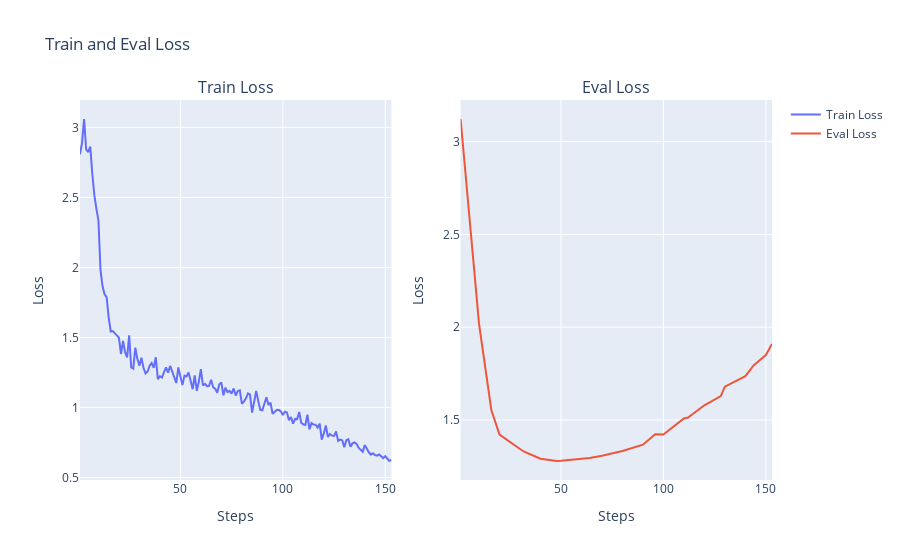

The notebook cell saved with this chart:
### Markdown cell above
### Step7 [b]: Plot the metrics

### Code cell
# Plot the train and eval loss metrics using Plotly python library

fig = make_subplots(
    rows=1, cols=2, shared_xaxes=True, subplot_titles=("Train Loss", "Eval Loss")
)

# Add traces
fig.add_trace(
    go.Scatter(x=train_loss[0], y=train_loss[1], name="Train Loss", mode="lines"),
    row=1,
    col=1,
)
fig.add_trace(
    go.Scatter(x=eval_loss[0], y=eval_loss[1], name="Eval Loss", mode="lines"),
    row=1,
    col=2,
)

# Add figure title
fig.update_layout(title="Train and Eval Loss", xaxis_title="Steps", yaxis_title="Loss")

# Set x-axis title
fig.update_xaxes(title_text="Steps")

# Set y-axes titles
fig.update_yaxes(title_text="Loss")

# Show plot
fig.show()

### Figure 1 — Plotly figure (JSON) as saved in the notebook; plotly's stock layout.template omitted (floating-point values rounded to 4 significant figures; data arrays with more than 128 entries replaced by an {"elided": "..."} marker saying what was removed)
{"data": [{"mode": "lines", "name": "Train Loss", "type": "scatter", "x": {"elided": "153 int values"}, "xaxis": "x", "y": {"elided": "153 float values"}, "yaxis": "y"}, {"mode": "lines", "name": "Eval Loss", "type": "scatter", "x": [1, 10, 16, 20, 30, 32, 40, 48, 50, 60, 64, 70, 80, 90, 96, 100, 110, 112, 120, 128, 130, 140, 144, 150, 153], "xaxis": "x2", "y": [3.122, 2.018, 1.554, 1.421, 1.344, 1.329, 1.291, 1.279, 1.28, 1.289, 1.295, 1.307, 1.333, 1.367, 1.424, 1.422, 1.509, 1.513, 1.579, 1.629, 1.679, 1.736, 1.794, 1.85, 1.91], "yaxis": "y2"}], "layout": {"annotations": [{"font": {"size": 16}, "showarrow": false, "text": "Train Loss", "x": 0.225, "xanchor": "center", "xref": "paper", "y": 1, "yanchor": "bottom", "yref": "paper"}, {"font": {"size": 16}, "showarrow": false, "text": "Eval Loss", "x": 0.775, "xanchor": "center", "xref": "paper", "y": 1, "yanchor": "bottom", "yref": "paper"}], "autosize": true, "title": {"text": "Train and Eval Loss"}, "xaxis": {"anchor": "y", "autorange": true, "domain": [0, 0.45], "range": [1, 153], "title": {"text": "Steps"}, "type": "linear"}, "xaxis2": {"anchor": "y2", "autorange": true, "domain": [0.55, 1], "range": [1, 153], "title": {"text": "Steps"}, "type": "linear"}, "yaxis": {"anchor": "x", "autorange": true, "domain": [0, 1], "range": [0.4828, 3.196], "title": {"text": "Loss"}, "type": "linear"}, "yaxis2": {"anchor": "x2", "autorange": true, "domain": [0, 1], "range": [1.177, 3.225], "title": {"text": "Loss"}, "type": "linear"}}}
